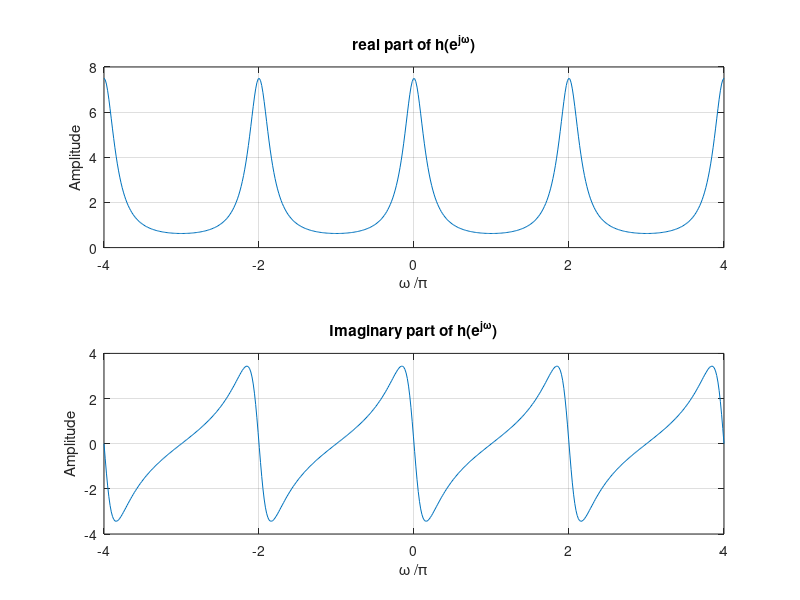
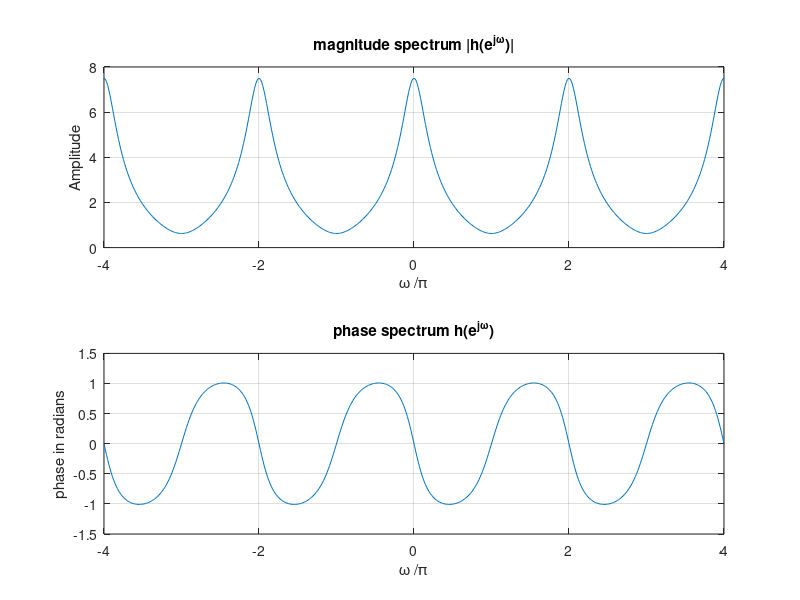

These figures' MATLAB source, in order:
%frequency of samples in dtft

w = -4*pi:8*pi/511:4*pi;
num = [2 1]; den = [1 -0.6];
% num = input("enter the numerator");
% den = input('enter the denominator');

h = freqz(num,den,w);

%plotting the dtft
figure;
subplot(2,1,1);
plot(w/pi,real(h));grid on;
title('real part of h(e^{j\omega})');
xlabel('\omega /\pi');
ylabel('Amplitude');

subplot(2,1,2);
plot(w/pi,imag(h));grid on;
title('Imaginary part of h(e^{j\omega})');

xlabel('\omega /\pi');
ylabel('Amplitude');

figure;
subplot(2,1,1);
plot(w/pi,abs(h));grid on;
title('magnitude spectrum |h(e^{j\omega})|');
xlabel('\omega /\pi');
ylabel('Amplitude');
subplot(2,1,2);
plot(w/pi,angle(h));grid on;
title('phase spectrum h(e^{j\omega})');
xlabel('\omega /\pi');
ylabel('phase in radians');
